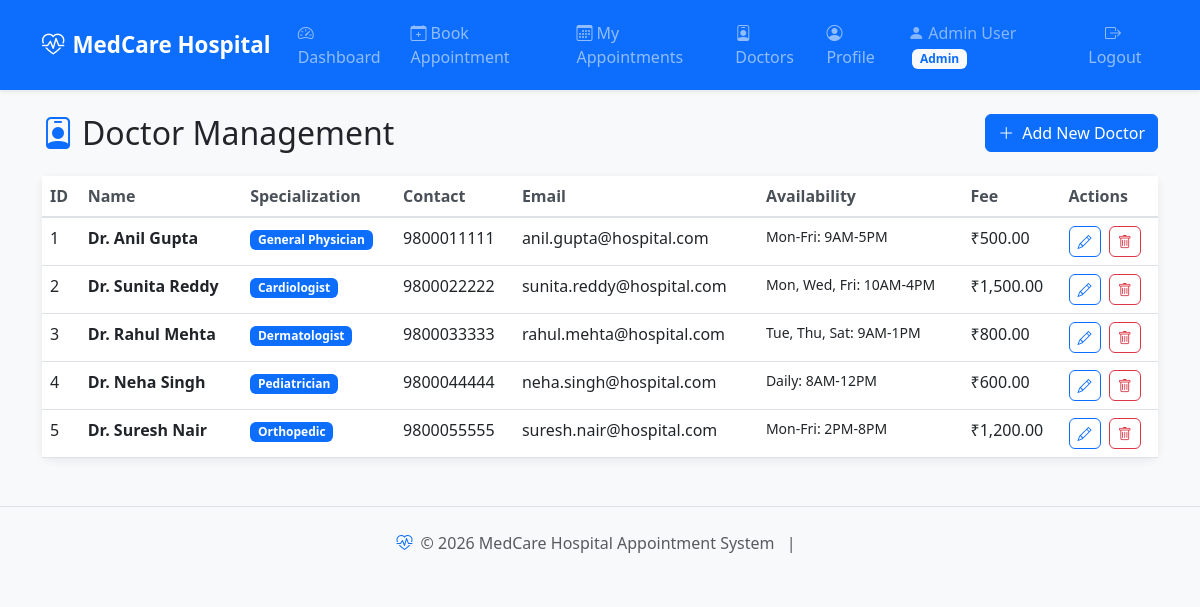
The page /doctors.php (signed in) on the database its author committed.
### tables this page shows
CREATE TABLE IF NOT EXISTS doctors (
    id INT PRIMARY KEY AUTO_INCREMENT,
    name VARCHAR(100) NOT NULL,
    specialization VARCHAR(100) NOT NULL,
    contact VARCHAR(20) NOT NULL,
    email VARCHAR(100) NOT NULL,
    availability VARCHAR(100) NOT NULL,
    fee DECIMAL(10,2) NOT NULL DEFAULT 0.00,
    created_at TIMESTAMP DEFAULT CURRENT_TIMESTAMP
);

### doctors.php (the view, shortened to what this page needs)
<?php
require_once 'config.php';
$doctors = array();
try {
    $stmt = $conn->query("SELECT * FROM doctors ORDER BY created_at DESC");
    $doctors = $stmt->fetchAll(PDO::FETCH_ASSOC);
} catch(PDOException $e) {
    $error = "Error fetching doctors: " . $e->getMessage();
}
include 'header.php';
?>
<div class="d-flex justify-content-between align-items-center mb-4">
    <h2 class="mb-0">
        <i class="bi bi-person-badge text-primary me-2"></i>Doctor Management
    </h2>
    <button class="btn btn-primary" data-bs-toggle="modal" data-bs-target="#doctorModal" onclick="resetForm()">
        <i class="bi bi-plus-lg me-2"></i>Add New Doctor
    </button>
</div>
<div class="card">
    <div class="card-body p-0">
        <div class="table-responsive">
            <table class="table table-hover mb-0">
                <thead>
                    <tr>
                        <th>ID</th>
                        <th>Name</th>
                        <th>Specialization</th>
                        <th>Contact</th>
                        <th>Email</th>
                        <th>Availability</th>
                        <th>Fee</th>
                        <th>Actions</th>
                    </tr>
                </thead>
                <tbody>
                    <?php if(count($doctors) > 0): ?>
                        <?php foreach($doctors as $index => $doc): ?>
                            <tr>
                                <td><?php echo $doc['id']; ?></td>
                                <td>
                                    <strong><?php echo $doc['name']; ?></strong>
                                </td>
                                <td>
                                    <span class="badge bg-primary"><?php echo $doc['specialization']; ?></span>
                                </td>
                                <td><?php echo $doc['contact']; ?></td>
                                <td><?php echo $doc['email']; ?></td>
                                <td class="small"><?php echo $doc['availability']; ?></td>
                                <td>₹<?php echo number_format($doc['fee'], 2); ?></td>
                                <td>
                                    <button class="btn btn-sm btn-outline-primary me-1"
                                            onclick="editDoctor(<?php echo htmlspecialchars(json_encode($doc)); ?>)">
                                        <i class="bi bi-pencil"></i>
                                    </button>
                                    <a href="doctors.php?action=delete&id=<?php echo $doc['id']; ?>"
                                       class="btn btn-sm btn-outline-danger"
                                       onclick="return confirm('Are you sure you want to delete Dr. <?php echo $doc['name']; ?>?')">
                                        <i class="bi bi-trash"></i>
                                    </a>
                                </td>
                            </tr>
                        <?php endforeach; ?>
                    <?php endif; ?>
                </tbody>
            </table>
        </div>
    </div>
</div>
<?php include 'footer.php'; ?>

### style.css (style rules this page uses)
body { background-color: #f8f9fa; font-family: 'Segoe UI', Tahoma, Geneva, Verdana, sans-serif; }
.card { border: none; box-shadow: 0 2px 10px rgba(0, 0, 0, 0.08); transition: transform 0.2s, box-shadow 0.2s; border-radius: 10px; }
.btn { border-radius: 6px; font-weight: 500; }
.table thead { background-color: #f1f3f5; }
.table thead th { border-bottom: 2px solid #dee2e6; font-weight: 600; color: #495057; }

### rows shown on the page
doctors: id "1", name "Dr. Anil Gupta", specialization "General Physician", contact "9800011111", email "anil.gupta@hospital.com", availability "Mon-Fri: 9AM-5PM", fee "500.00"
doctors: id "2", name "Dr. Sunita Reddy", specialization "Cardiologist", contact "9800022222", email "sunita.reddy@hospital.com", availability "Mon, Wed, Fri: 10AM-4PM", fee "1,500.00"
doctors: id "3", name "Dr. Rahul Mehta", specialization "Dermatologist", contact "9800033333", email "rahul.mehta@hospital.com", availability "Tue, Thu, Sat: 9AM-1PM", fee "800.00"
doctors: id "4", name "Dr. Neha Singh", specialization "Pediatrician", contact "9800044444", email "neha.singh@hospital.com", availability "Daily: 8AM-12PM", fee "600.00"
doctors: id "5", name "Dr. Suresh Nair", specialization "Orthopedic", contact "9800055555", email "suresh.nair@hospital.com", availability "Mon-Fri: 2PM-8PM", fee "1,200.00"

### other values the page prints
$_SESSION['user_name'] "Admin User"
$_SESSION['user_role'] "Admin"
